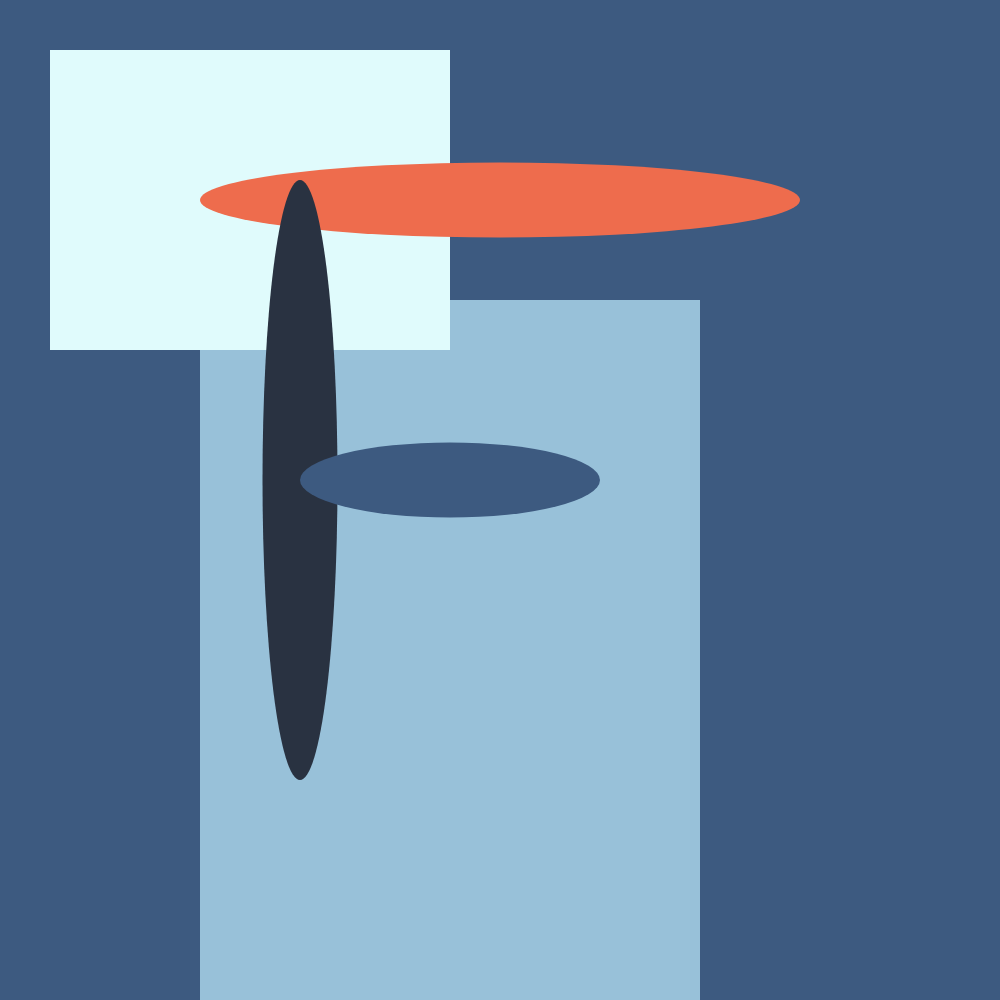
Frame 1 (no input)
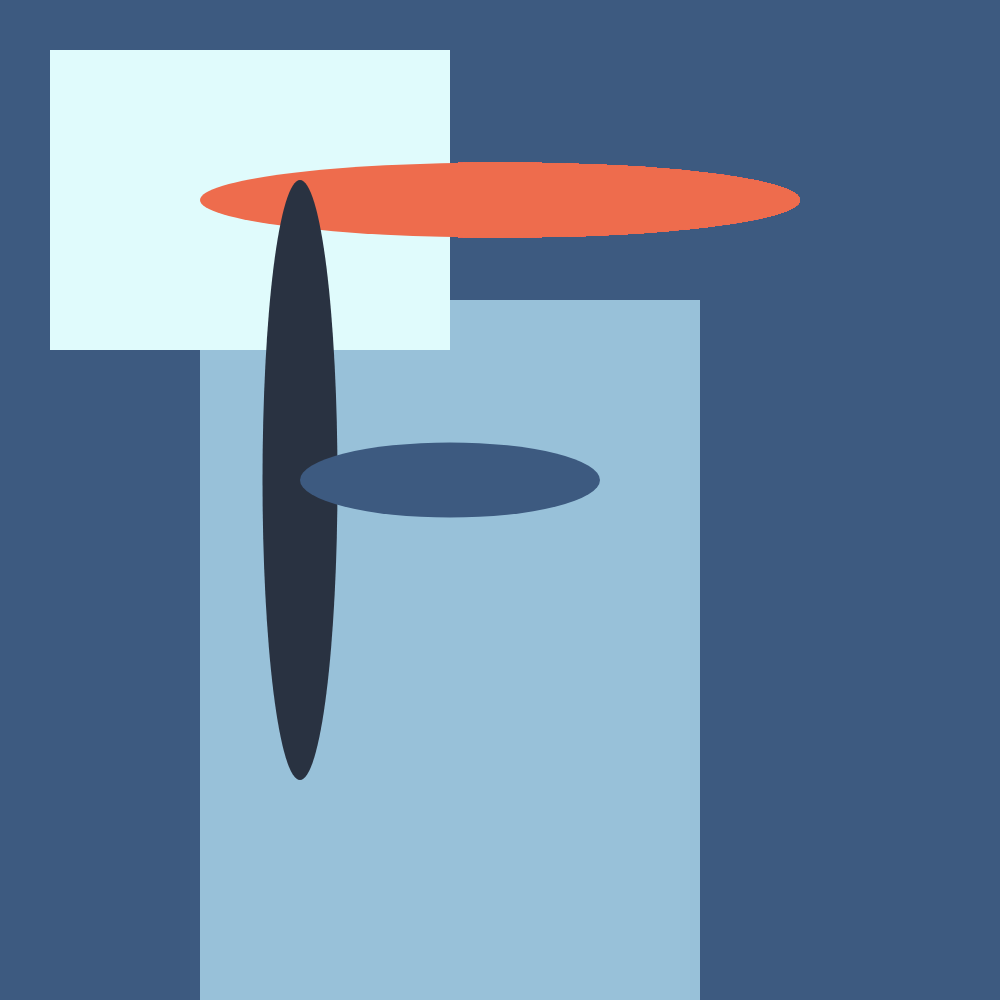
Frame 60 (no input)
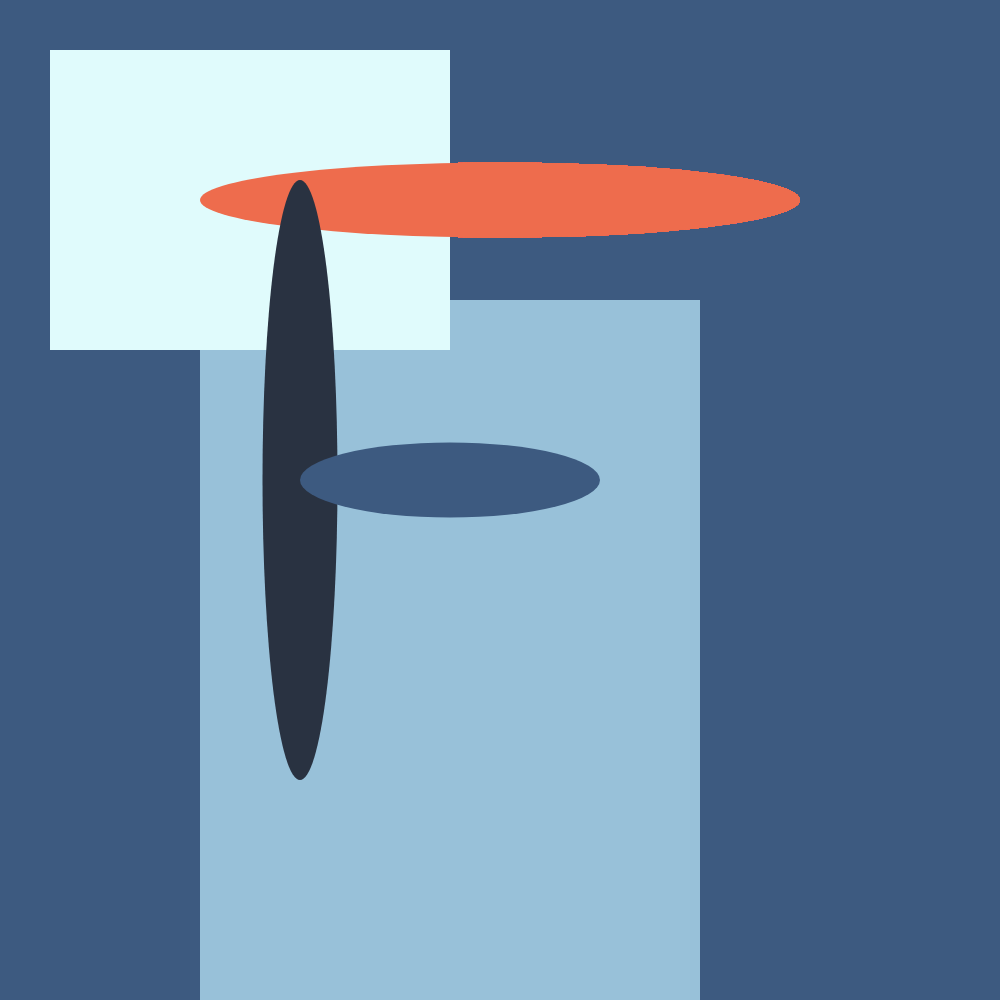
Frame 120 (the mouse pressed at the canvas centre since frame 60)

The p5.js sketch that drew these frames (run headless with seeded random() and noise() and a simulated clock; from frame 60 on, the mouse is pressed at the canvas centre):

// p5.js sketch
// ── sketch.js


function setup () {
    createCanvas(1000,1000)
    background(61, 90, 128)
    
    noStroke()
    

}


function draw() {
    
    
    fill(152, 193, 217)
    rect(200, 300, 500, 800)

    fill(224, 251, 252)
    rect(50, 50, 400, 300)

    fill(238, 108, 77)
    ellipse(500, 200, 600, 75)

    fill(41, 50, 65)
    ellipse(300, 480, 75, 600)

    fill(61, 90, 128)
    ellipse(450, 480, 300, 75)
}
